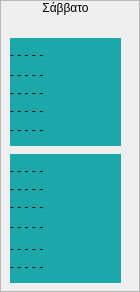
         <widget class="QFrame" name="saturday_fm">
          <property name="styleSheet">
           <string notr="true"/>
          </property>
          <property name="frameShape">
           <enum>QFrame::StyledPanel</enum>
          </property>
          <property name="frameShadow">
           <enum>QFrame::Raised</enum>
          </property>
          <widget class="QLabel" name="label_16">
           <property name="geometry">
            <rect>
             <x>0</x>
             <y>0</y>
             <width>131</width>
             <height>16</height>
            </rect>
           </property>
           <property name="layoutDirection">
            <enum>Qt::RightToLeft</enum>
           </property>
           <property name="styleSheet">
            <string notr="true">color: &quot;#D9B08C&quot;;</string>
           </property>
           <property name="text">
            <string>Σάββατο</string>
           </property>
           <property name="alignment">
            <set>Qt::AlignCenter</set>
           </property>
          </widget>
          <widget class="QLabel" name="saturday_1600">
           <property name="geometry">
            <rect>
             <x>10</x>
             <y>190</y>
             <width>111</width>
             <height>33</height>
            </rect>
           </property>
           <property name="styleSheet">
            <string notr="true">background-color: rgb(28, 168, 170);</string>
           </property>
           <property name="text">
            <string>- - - - -</string>
           </property>
           <property name="wordWrap">
            <bool>true</bool>
           </property>
          </widget>
          <widget class="QLabel" name="saturday_1900">
           <property name="geometry">
            <rect>
             <x>10</x>
             <y>232</y>
             <width>111</width>
             <height>33</height>
            </rect>
           </property>
           <property name="styleSheet">
            <string notr="true">background-color: rgb(28, 168, 170);</string>
           </property>
           <property name="text">
            <string>- - - - -</string>
           </property>
           <property name="wordWrap">
            <bool>true</bool>
           </property>
          </widget>
          <widget class="QLabel" name="saturday_1100">
           <property name="geometry">
            <rect>
             <x>10</x>
             <y>94</y>
             <width>111</width>
             <height>33</height>
            </rect>
           </property>
           <property name="styleSheet">
            <string notr="true">background-color: rgb(28, 168, 170);</string>
           </property>
           <property name="text">
            <string>- - - - -</string>
           </property>
           <property name="wordWrap">
            <bool>true</bool>
           </property>
          </widget>
          <widget class="QLabel" name="saturday_1130">
           <property name="geometry">
            <rect>
             <x>10</x>
             <y>113</y>
             <width>111</width>
             <height>33</height>
            </rect>
           </property>
           <property name="styleSheet">
            <string notr="true">background-color: rgb(28, 168, 170);</string>
           </property>
           <property name="text">
            <string>- - - - -</string>
           </property>
           <property name="wordWrap">
            <bool>true</bool>
           </property>
          </widget>
          <widget class="QLabel" name="saturday_1630">
           <property name="geometry">
            <rect>
             <x>10</x>
             <y>172</y>
             <width>111</width>
             <height>33</height>
            </rect>
           </property>
           <property name="styleSheet">
            <string notr="true">background-color: rgb(28, 168, 170);</string>
           </property>
           <property name="text">
            <string>- - - - -</string>
           </property>
           <property name="wordWrap">
            <bool>true</bool>
           </property>
          </widget>
          <widget class="QLabel" name="saturday_1030">
           <property name="geometry">
            <rect>
             <x>10</x>
             <y>76</y>
             <width>111</width>
             <height>33</height>
            </rect>
           </property>
           <property name="styleSheet">
            <string notr="true">background-color: rgb(28, 168, 170);</string>
           </property>
           <property name="text">
            <string>- - - - -</string>
           </property>
           <property name="wordWrap">
            <bool>true</bool>
           </property>
          </widget>
          <widget class="QLabel" name="saturday_1200">
           <property name="geometry">
            <rect>
             <x>10</x>
             <y>154</y>
             <width>111</width>
             <height>33</height>
            </rect>
           </property>
           <property name="styleSheet">
            <string notr="true">background-color: rgb(28, 168, 170);</string>
           </property>
           <property name="text">
            <string>- - - - -</string>
           </property>
           <property name="wordWrap">
            <bool>true</bool>
           </property>
          </widget>
          <widget class="QLabel" name="saturday_1000">
           <property name="geometry">
            <rect>
             <x>10</x>
             <y>58</y>
             <width>111</width>
             <height>33</height>
            </rect>
           </property>
           <property name="styleSheet">
            <string notr="true">background-color: rgb(28, 168, 170);</string>
           </property>
           <property name="text">
            <string>- - - - -</string>
           </property>
           <property name="wordWrap">
            <bool>true</bool>
           </property>
          </widget>
          <widget class="QLabel" name="saturday_1700">
           <property name="geometry">
            <rect>
             <x>10</x>
             <y>210</y>
             <width>111</width>
             <height>33</height>
            </rect>
           </property>
           <property name="styleSheet">
            <string notr="true">background-color: rgb(28, 168, 170);</string>
           </property>
           <property name="text">
            <string>- - - - -</string>
           </property>
           <property name="wordWrap">
            <bool>true</bool>
           </property>
          </widget>
          <widget class="QLabel" name="saturday_2000">
           <property name="geometry">
            <rect>
             <x>10</x>
             <y>250</y>
             <width>111</width>
             <height>33</height>
            </rect>
           </property>
           <property name="styleSheet">
            <string notr="true">background-color: rgb(28, 168, 170);</string>
           </property>
           <property name="text">
            <string>- - - - -</string>
           </property>
           <property name="wordWrap">
            <bool>true</bool>
           </property>
          </widget>
          <widget class="QLabel" name="saturday_0930">
           <property name="geometry">
            <rect>
             <x>10</x>
             <y>38</y>
             <width>111</width>
             <height>33</height>
            </rect>
           </property>
           <property name="styleSheet">
            <string notr="true">background-color: rgb(28, 168, 170);</string>
           </property>
           <property name="text">
            <string>- - - - -</string>
           </property>
           <property name="wordWrap">
            <bool>true</bool>
           </property>
          </widget>
         </widget>
